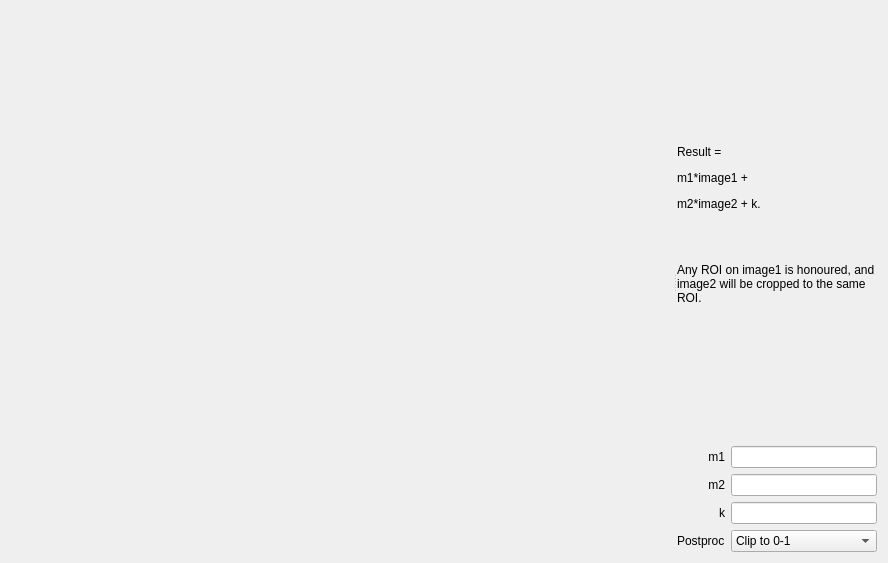
<?xml version="1.0" encoding="UTF-8"?>
<ui version="4.0">
 <class>Form</class>
 <widget class="QWidget" name="Form">
  <property name="geometry">
   <rect>
    <x>0</x>
    <y>0</y>
    <width>888</width>
    <height>563</height>
   </rect>
  </property>
  <property name="windowTitle">
   <string>Form</string>
  </property>
  <layout class="QGridLayout" name="gridLayout">
   <item row="0" column="0">
    <widget class="QSplitter" name="splitter">
     <property name="orientation">
      <enum>Qt::Horizontal</enum>
     </property>
     <widget class="Canvas" name="canvas" native="true"/>
     <widget class="QWidget" name="widget" native="true">
      <property name="sizePolicy">
       <sizepolicy hsizetype="Minimum" vsizetype="Minimum">
        <horstretch>0</horstretch>
        <verstretch>0</verstretch>
       </sizepolicy>
      </property>
      <property name="maximumSize">
       <size>
        <width>200</width>
        <height>16777215</height>
       </size>
      </property>
      <layout class="QGridLayout" name="gridLayout_2">
       <item row="3" column="0">
        <widget class="QLabel" name="label_3">
         <property name="text">
          <string>k</string>
         </property>
         <property name="alignment">
          <set>Qt::AlignRight|Qt::AlignTrailing|Qt::AlignVCenter</set>
         </property>
        </widget>
       </item>
       <item row="2" column="0">
        <widget class="QLabel" name="label_2">
         <property name="text">
          <string>m2</string>
         </property>
         <property name="alignment">
          <set>Qt::AlignRight|Qt::AlignTrailing|Qt::AlignVCenter</set>
         </property>
        </widget>
       </item>
       <item row="1" column="0">
        <widget class="QLabel" name="label">
         <property name="text">
          <string>m1</string>
         </property>
         <property name="alignment">
          <set>Qt::AlignRight|Qt::AlignTrailing|Qt::AlignVCenter</set>
         </property>
        </widget>
       </item>
       <item row="0" column="0" colspan="3">
        <widget class="QLabel" name="label_4">
         <property name="sizePolicy">
          <sizepolicy hsizetype="Preferred" vsizetype="Expanding">
           <horstretch>0</horstretch>
           <verstretch>0</verstretch>
          </sizepolicy>
         </property>
         <property name="text">
          <string>&lt;html&gt;&lt;head/&gt;&lt;body&gt;&lt;p&gt;Result = &lt;/p&gt;&lt;p&gt;m1*image1 +&lt;/p&gt;&lt;p&gt;m2*image2 + k.&lt;/p&gt;&lt;p&gt;&lt;br/&gt;&lt;/p&gt;&lt;p&gt;Any ROI on image1 is honoured, and image2 will be cropped to the same ROI.&lt;/p&gt;&lt;/body&gt;&lt;/html&gt;</string>
         </property>
         <property name="wordWrap">
          <bool>true</bool>
         </property>
        </widget>
       </item>
       <item row="4" column="0">
        <widget class="QLabel" name="label_5">
         <property name="text">
          <string>Postproc</string>
         </property>
        </widget>
       </item>
       <item row="4" column="1" colspan="2">
        <widget class="QComboBox" name="mode">
         <item>
          <property name="text">
           <string>Clip to 0-1</string>
          </property>
         </item>
         <item>
          <property name="text">
           <string>Normalise to output range</string>
          </property>
         </item>
         <item>
          <property name="text">
           <string>Normalise to output image</string>
          </property>
         </item>
         <item>
          <property name="text">
           <string>Nothing</string>
          </property>
         </item>
        </widget>
       </item>
       <item row="3" column="1" colspan="2">
        <widget class="QLineEdit" name="k">
         <property name="inputMethodHints">
          <set>Qt::ImhFormattedNumbersOnly</set>
         </property>
        </widget>
       </item>
       <item row="2" column="1" colspan="2">
        <widget class="QLineEdit" name="m2">
         <property name="inputMethodHints">
          <set>Qt::ImhFormattedNumbersOnly</set>
         </property>
        </widget>
       </item>
       <item row="1" column="1" colspan="2">
        <widget class="QLineEdit" name="m1">
         <property name="inputMethodHints">
          <set>Qt::ImhFormattedNumbersOnly</set>
         </property>
        </widget>
       </item>
      </layout>
     </widget>
    </widget>
   </item>
  </layout>
 </widget>
 <customwidgets>
  <customwidget>
   <class>Canvas</class>
   <extends>QWidget</extends>
   <header>ui.canvas</header>
   <container>1</container>
  </customwidget>
 </customwidgets>
 <resources/>
 <connections/>
</ui>
